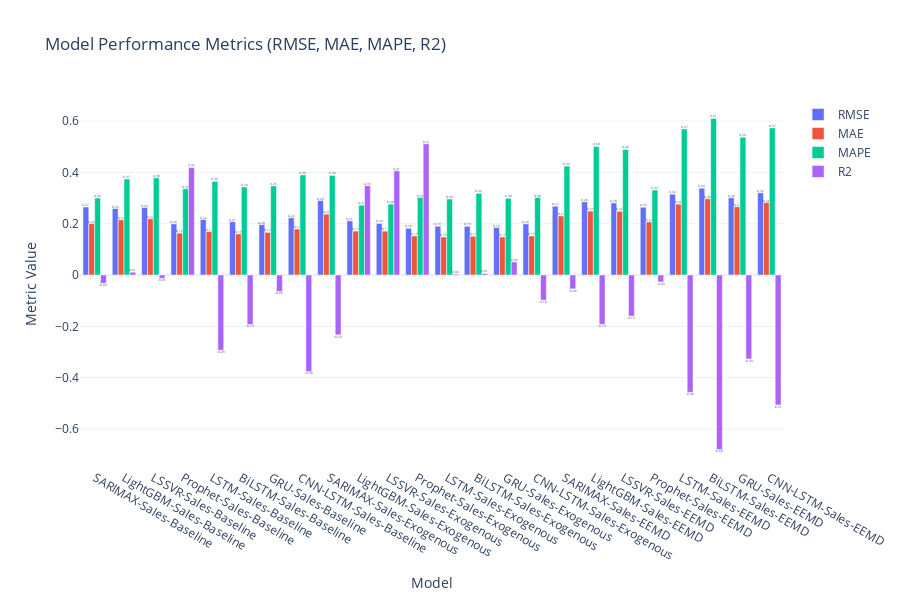
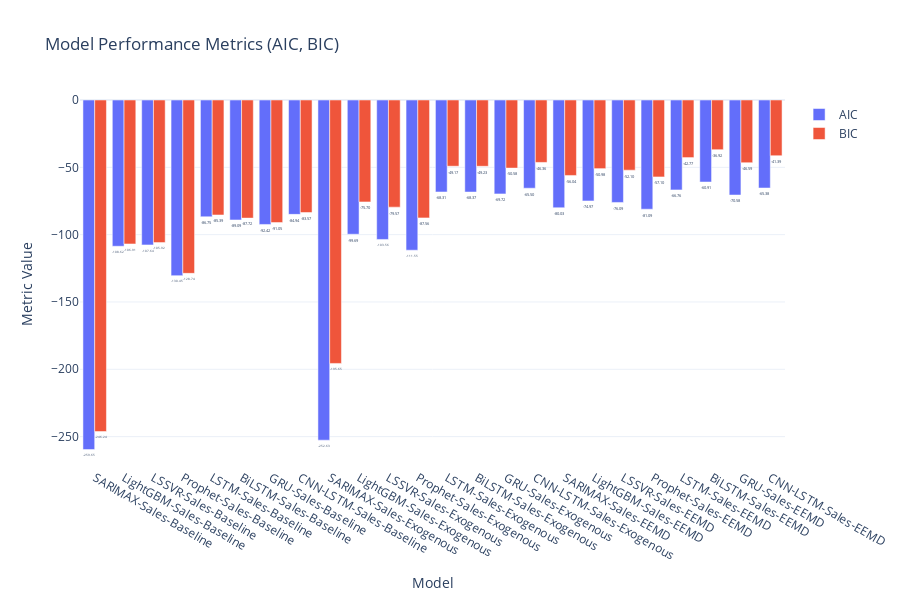

Here is the notebook cell these charts were saved with, in order:
### Code cell
# Split metrics
metrics_main = ["RMSE", "MAE", "MAPE", "R2"]
metrics_ic = ["AIC", "BIC"]

def plot_metrics(df, metrics, title):
    fig = go.Figure()
    
    for metric in metrics:
        fig.add_trace(go.Bar(
            x=df["Model"],
            y=df[metric],
            name=metric,
            text=[f"{v:.2f}" for v in df[metric]],
            textposition="outside",
            hovertemplate=f"<b>%{{x}}</b><br>{metric}: %{{y}}<extra></extra>"
        ))
    
    fig.update_layout(
        title=title,
        xaxis_title="Model",
        yaxis_title="Metric Value",
        barmode="group",
        template="plotly_white",
        height=600,
    )
    fig.show()

# Plot main metrics
plot_metrics(sales_raw, metrics_main, "Model Performance Metrics (RMSE, MAE, MAPE, R2)")

# Plot AIC/BIC
plot_metrics(sales_raw, metrics_ic, "Model Performance Metrics (AIC, BIC)")

### Figure 1 — Plotly figure (JSON) as saved in the notebook; plotly's stock layout.template omitted (floating-point values rounded to 4 significant figures)
{"data": [{"hovertemplate": "<b>%{x}</b><br>RMSE: %{y}<extra></extra>", "name": "RMSE", "text": ["0.27", "0.26", "0.26", "0.20", "0.22", "0.21", "0.20", "0.22", "0.29", "0.21", "0.20", "0.18", "0.19", "0.19", "0.18", "0.20", "0.27", "0.28", "0.28", "0.26", "0.32", "0.34", "0.30", "0.32"], "textposition": "outside", "type": "bar", "x": ["SARIMAX-Sales-Baseline", "LightGBM-Sales-Baseline", "LSSVR-Sales-Baseline", "Prophet-Sales-Baseline", "LSTM-Sales-Baseline", "BiLSTM-Sales-Baseline", "GRU-Sales-Baseline", "CNN-LSTM-Sales-Baseline", "SARIMAX-Sales-Exogenous", "LightGBM-Sales-Exogenous", "LSSVR-Sales-Exogenous", "Prophet-Sales-Exogenous", "LSTM-Sales-Exogenous", "BiLSTM-Sales-Exogenous", "GRU-Sales-Exogenous", "CNN-LSTM-Sales-Exogenous", "SARIMAX-Sales-EEMD", "LightGBM-Sales-EEMD", "LSSVR-Sales-EEMD", "Prophet-Sales-EEMD", "LSTM-Sales-EEMD", "BiLSTM-Sales-EEMD", "GRU-Sales-EEMD", "CNN-LSTM-Sales-EEMD"], "y": [0.265, 0.259, 0.263, 0.199, 0.216, 0.208, 0.196, 0.223, 0.29, 0.211, 0.201, 0.182, 0.19, 0.19, 0.185, 0.199, 0.268, 0.285, 0.281, 0.264, 0.315, 0.338, 0.301, 0.32]}, {"hovertemplate": "<b>%{x}</b><br>MAE: %{y}<extra></extra>", "name": "MAE", "text": ["0.20", "0.21", "0.22", "0.16", "0.17", "0.16", "0.17", "0.18", "0.24", "0.17", "0.17", "0.15", "0.15", "0.15", "0.15", "0.15", "0.23", "0.25", "0.25", "0.21", "0.28", "0.30", "0.27", "0.28"], "textposition": "outside", "type": "bar", "x": ["SARIMAX-Sales-Baseline", "LightGBM-Sales-Baseline", "LSSVR-Sales-Baseline", "Prophet-Sales-Baseline", "LSTM-Sales-Baseline", "BiLSTM-Sales-Baseline", "GRU-Sales-Baseline", "CNN-LSTM-Sales-Baseline", "SARIMAX-Sales-Exogenous", "LightGBM-Sales-Exogenous", "LSSVR-Sales-Exogenous", "Prophet-Sales-Exogenous", "LSTM-Sales-Exogenous", "BiLSTM-Sales-Exogenous", "GRU-Sales-Exogenous", "CNN-LSTM-Sales-Exogenous", "SARIMAX-Sales-EEMD", "LightGBM-Sales-EEMD", "LSSVR-Sales-EEMD", "Prophet-Sales-EEMD", "LSTM-Sales-EEMD", "BiLSTM-Sales-EEMD", "GRU-Sales-EEMD", "CNN-LSTM-Sales-EEMD"], "y": [0.2, 0.215, 0.219, 0.163, 0.169, 0.16, 0.166, 0.179, 0.237, 0.171, 0.171, 0.152, 0.148, 0.151, 0.148, 0.152, 0.23, 0.249, 0.248, 0.207, 0.276, 0.297, 0.266, 0.282]}, {"hovertemplate": "<b>%{x}</b><br>MAPE: %{y}<extra></extra>", "name": "MAPE", "text": ["0.30", "0.37", "0.38", "0.34", "0.36", "0.34", "0.35", "0.39", "0.39", "0.27", "0.28", "0.30", "0.30", "0.32", "0.30", "0.30", "0.42", "0.50", "0.49", "0.33", "0.57", "0.61", "0.54", "0.57"], "textposition": "outside", "type": "bar", "x": ["SARIMAX-Sales-Baseline", "LightGBM-Sales-Baseline", "LSSVR-Sales-Baseline", "Prophet-Sales-Baseline", "LSTM-Sales-Baseline", "BiLSTM-Sales-Baseline", "GRU-Sales-Baseline", "CNN-LSTM-Sales-Baseline", "SARIMAX-Sales-Exogenous", "LightGBM-Sales-Exogenous", "LSSVR-Sales-Exogenous", "Prophet-Sales-Exogenous", "LSTM-Sales-Exogenous", "BiLSTM-Sales-Exogenous", "GRU-Sales-Exogenous", "CNN-LSTM-Sales-Exogenous", "SARIMAX-Sales-EEMD", "LightGBM-Sales-EEMD", "LSSVR-Sales-EEMD", "Prophet-Sales-EEMD", "LSTM-Sales-EEMD", "BiLSTM-Sales-EEMD", "GRU-Sales-EEMD", "CNN-LSTM-Sales-EEMD"], "y": [0.3, 0.374, 0.379, 0.336, 0.365, 0.343, 0.347, 0.39, 0.388, 0.272, 0.276, 0.302, 0.296, 0.318, 0.299, 0.302, 0.424, 0.501, 0.489, 0.331, 0.569, 0.61, 0.537, 0.573]}, {"hovertemplate": "<b>%{x}</b><br>R2: %{y}<extra></extra>", "name": "R2", "text": ["-0.03", "0.01", "-0.01", "0.42", "-0.29", "-0.19", "-0.06", "-0.38", "-0.23", "0.35", "0.41", "0.51", "0.00", "0.01", "0.05", "-0.10", "-0.05", "-0.19", "-0.16", "-0.03", "-0.46", "-0.68", "-0.33", "-0.51"], "textposition": "outside", "type": "bar", "x": ["SARIMAX-Sales-Baseline", "LightGBM-Sales-Baseline", "LSSVR-Sales-Baseline", "Prophet-Sales-Baseline", "LSTM-Sales-Baseline", "BiLSTM-Sales-Baseline", "GRU-Sales-Baseline", "CNN-LSTM-Sales-Baseline", "SARIMAX-Sales-Exogenous", "LightGBM-Sales-Exogenous", "LSSVR-Sales-Exogenous", "Prophet-Sales-Exogenous", "LSTM-Sales-Exogenous", "BiLSTM-Sales-Exogenous", "GRU-Sales-Exogenous", "CNN-LSTM-Sales-Exogenous", "SARIMAX-Sales-EEMD", "LightGBM-Sales-EEMD", "LSSVR-Sales-EEMD", "Prophet-Sales-EEMD", "LSTM-Sales-EEMD", "BiLSTM-Sales-EEMD", "GRU-Sales-EEMD", "CNN-LSTM-Sales-EEMD"], "y": [-0.032, 0.011, -0.013, 0.419, -0.293, -0.193, -0.064, -0.376, -0.233, 0.348, 0.406, 0.511, 0.004, 0.006, 0.051, -0.098, -0.054, -0.192, -0.16, -0.027, -0.457, -0.68, -0.327, -0.506]}], "layout": {"barmode": "group", "height": 600, "title": {"text": "Model Performance Metrics (RMSE, MAE, MAPE, R2)"}, "xaxis": {"title": {"text": "Model"}}, "yaxis": {"title": {"text": "Metric Value"}}}}

### Figure 2 — Plotly figure (JSON) as saved in the notebook; plotly's stock layout.template omitted (floating-point values rounded to 4 significant figures)
{"data": [{"hovertemplate": "<b>%{x}</b><br>AIC: %{y}<extra></extra>", "name": "AIC", "text": ["-259.65", "-108.62", "-107.64", "-130.45", "-86.75", "-89.09", "-92.42", "-84.94", "-252.63", "-99.69", "-103.56", "-111.55", "-68.31", "-68.37", "-69.72", "-65.50", "-80.03", "-74.97", "-76.09", "-81.09", "-66.76", "-60.91", "-70.58", "-65.38"], "textposition": "outside", "type": "bar", "x": ["SARIMAX-Sales-Baseline", "LightGBM-Sales-Baseline", "LSSVR-Sales-Baseline", "Prophet-Sales-Baseline", "LSTM-Sales-Baseline", "BiLSTM-Sales-Baseline", "GRU-Sales-Baseline", "CNN-LSTM-Sales-Baseline", "SARIMAX-Sales-Exogenous", "LightGBM-Sales-Exogenous", "LSSVR-Sales-Exogenous", "Prophet-Sales-Exogenous", "LSTM-Sales-Exogenous", "BiLSTM-Sales-Exogenous", "GRU-Sales-Exogenous", "CNN-LSTM-Sales-Exogenous", "SARIMAX-Sales-EEMD", "LightGBM-Sales-EEMD", "LSSVR-Sales-EEMD", "Prophet-Sales-EEMD", "LSTM-Sales-EEMD", "BiLSTM-Sales-EEMD", "GRU-Sales-EEMD", "CNN-LSTM-Sales-EEMD"], "y": [-259.6, -108.6, -107.6, -130.5, -86.75, -89.09, -92.42, -84.94, -252.6, -99.69, -103.6, -111.5, -68.31, -68.37, -69.72, -65.5, -80.03, -74.97, -76.09, -81.09, -66.76, -60.91, -70.58, -65.38]}, {"hovertemplate": "<b>%{x}</b><br>BIC: %{y}<extra></extra>", "name": "BIC", "text": ["-246.24", "-106.91", "-105.92", "-128.74", "-85.39", "-87.72", "-91.05", "-83.57", "-195.65", "-75.70", "-79.57", "-87.56", "-49.17", "-49.23", "-50.58", "-46.36", "-56.04", "-50.98", "-52.10", "-57.10", "-42.77", "-36.92", "-46.59", "-41.39"], "textposition": "outside", "type": "bar", "x": ["SARIMAX-Sales-Baseline", "LightGBM-Sales-Baseline", "LSSVR-Sales-Baseline", "Prophet-Sales-Baseline", "LSTM-Sales-Baseline", "BiLSTM-Sales-Baseline", "GRU-Sales-Baseline", "CNN-LSTM-Sales-Baseline", "SARIMAX-Sales-Exogenous", "LightGBM-Sales-Exogenous", "LSSVR-Sales-Exogenous", "Prophet-Sales-Exogenous", "LSTM-Sales-Exogenous", "BiLSTM-Sales-Exogenous", "GRU-Sales-Exogenous", "CNN-LSTM-Sales-Exogenous", "SARIMAX-Sales-EEMD", "LightGBM-Sales-EEMD", "LSSVR-Sales-EEMD", "Prophet-Sales-EEMD", "LSTM-Sales-EEMD", "BiLSTM-Sales-EEMD", "GRU-Sales-EEMD", "CNN-LSTM-Sales-EEMD"], "y": [-246.2, -106.9, -105.9, -128.7, -85.39, -87.72, -91.05, -83.57, -195.7, -75.7, -79.57, -87.56, -49.17, -49.23, -50.58, -46.36, -56.04, -50.98, -52.1, -57.1, -42.77, -36.92, -46.59, -41.39]}], "layout": {"barmode": "group", "height": 600, "title": {"text": "Model Performance Metrics (AIC, BIC)"}, "xaxis": {"title": {"text": "Model"}}, "yaxis": {"title": {"text": "Metric Value"}}}}
